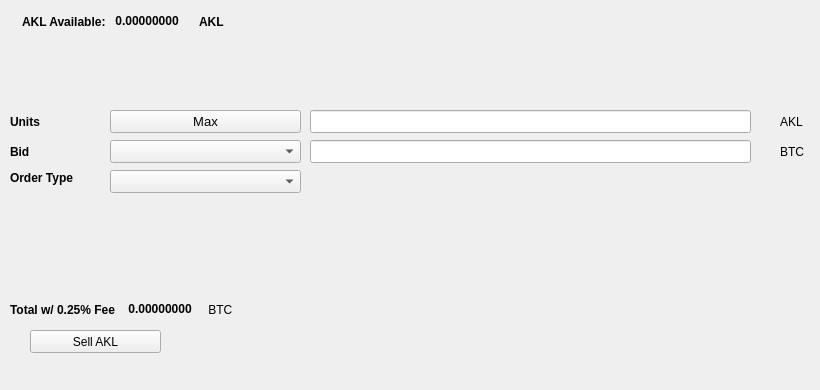
   <widget class="QWidget" name="SellTab">
    <attribute name="title">
     <string>Sell</string>
    </attribute>
    <widget class="QLabel" name="label_16">
     <property name="geometry">
      <rect>
       <x>780</x>
       <y>140</y>
       <width>31</width>
       <height>23</height>
      </rect>
     </property>
     <property name="text">
      <string>BTC</string>
     </property>
    </widget>
    <widget class="QComboBox" name="SellBidcomboBox">
     <property name="geometry">
      <rect>
       <x>110</x>
       <y>140</y>
       <width>191</width>
       <height>23</height>
      </rect>
     </property>
     <property name="font">
      <font>
       <pointsize>10</pointsize>
      </font>
     </property>
    </widget>
    <widget class="QLabel" name="label_18">
     <property name="geometry">
      <rect>
       <x>10</x>
       <y>110</y>
       <width>46</width>
       <height>23</height>
      </rect>
     </property>
     <property name="font">
      <font>
       <weight>75</weight>
       <bold>true</bold>
      </font>
     </property>
     <property name="text">
      <string>Units</string>
     </property>
    </widget>
    <widget class="QPushButton" name="Sell_Max_Amount">
     <property name="geometry">
      <rect>
       <x>110</x>
       <y>110</y>
       <width>191</width>
       <height>23</height>
      </rect>
     </property>
     <property name="font">
      <font>
       <pointsize>10</pointsize>
      </font>
     </property>
     <property name="text">
      <string>Max</string>
     </property>
    </widget>
    <widget class="QLabel" name="label_20">
     <property name="geometry">
      <rect>
       <x>10</x>
       <y>170</y>
       <width>91</width>
       <height>16</height>
      </rect>
     </property>
     <property name="font">
      <font>
       <weight>75</weight>
       <bold>true</bold>
      </font>
     </property>
     <property name="text">
      <string>Order Type</string>
     </property>
    </widget>
    <widget class="QComboBox" name="SellOrdertypeCombo">
     <property name="geometry">
      <rect>
       <x>110</x>
       <y>170</y>
       <width>191</width>
       <height>23</height>
      </rect>
     </property>
     <property name="font">
      <font>
       <pointsize>10</pointsize>
      </font>
     </property>
    </widget>
    <widget class="QLabel" name="label_21">
     <property name="geometry">
      <rect>
       <x>10</x>
       <y>140</y>
       <width>46</width>
       <height>23</height>
      </rect>
     </property>
     <property name="font">
      <font>
       <weight>75</weight>
       <bold>true</bold>
      </font>
     </property>
     <property name="text">
      <string>Bid</string>
     </property>
    </widget>
    <widget class="QLabel" name="label_22">
     <property name="geometry">
      <rect>
       <x>780</x>
       <y>110</y>
       <width>31</width>
       <height>23</height>
      </rect>
     </property>
     <property name="text">
      <string>AKL</string>
     </property>
    </widget>
    <widget class="QLineEdit" name="UnitsInputAKL">
     <property name="geometry">
      <rect>
       <x>310</x>
       <y>110</y>
       <width>441</width>
       <height>23</height>
      </rect>
     </property>
     <property name="font">
      <font>
       <pointsize>9</pointsize>
       <weight>75</weight>
       <bold>true</bold>
      </font>
     </property>
    </widget>
    <widget class="QLineEdit" name="SellBidPriceEdit">
     <property name="geometry">
      <rect>
       <x>310</x>
       <y>140</y>
       <width>441</width>
       <height>23</height>
      </rect>
     </property>
     <property name="font">
      <font>
       <pointsize>9</pointsize>
       <weight>75</weight>
       <bold>true</bold>
      </font>
     </property>
    </widget>
    <widget class="QPushButton" name="SellAKLBTN">
     <property name="geometry">
      <rect>
       <x>30</x>
       <y>330</y>
       <width>131</width>
       <height>23</height>
      </rect>
     </property>
     <property name="text">
      <string>Sell AKL</string>
     </property>
     <property name="icon">
      <iconset resource="../akula">
       <normaloff>:/icons/bitcoin</normaloff>:/icons/bitcoin</iconset>
     </property>
    </widget>
    <widget class="QWidget" name="layoutWidget3">
     <property name="geometry">
      <rect>
       <x>22</x>
       <y>12</y>
       <width>258</width>
       <height>19</height>
      </rect>
     </property>
     <layout class="QHBoxLayout" name="horizontalLayout">
      <item>
       <widget class="QLabel" name="label232_2">
        <property name="font">
         <font>
          <weight>75</weight>
          <bold>true</bold>
         </font>
        </property>
        <property name="text">
         <string>AKL Available:</string>
        </property>
       </widget>
      </item>
      <item>
       <widget class="QLabel" name="AKLAvailableLabel">
        <property name="palette">
         <palette>
          <active>
           <colorrole role="WindowText">
            <brush brushstyle="SolidPattern">
             <color alpha="255">
              <red>0</red>
              <green>0</green>
              <blue>0</blue>
             </color>
            </brush>
           </colorrole>
           <colorrole role="Button">
            <brush brushstyle="SolidPattern">
             <color alpha="255">
              <red>0</red>
              <green>170</green>
              <blue>0</blue>
             </color>
            </brush>
           </colorrole>
           <colorrole role="Light">
            <brush brushstyle="SolidPattern">
             <color alpha="255">
              <red>0</red>
              <green>255</green>
              <blue>0</blue>
             </color>
            </brush>
           </colorrole>
           <colorrole role="Midlight">
            <brush brushstyle="SolidPattern">
             <color alpha="255">
              <red>0</red>
              <green>212</green>
              <blue>0</blue>
             </color>
            </brush>
           </colorrole>
           <colorrole role="Dark">
            <brush brushstyle="SolidPattern">
             <color alpha="255">
              <red>0</red>
              <green>85</green>
              <blue>0</blue>
             </color>
            </brush>
           </colorrole>
           <colorrole role="Mid">
            <brush brushstyle="SolidPattern">
             <color alpha="255">
              <red>0</red>
              <green>113</green>
              <blue>0</blue>
             </color>
            </brush>
           </colorrole>
           <colorrole role="Text">
            <brush brushstyle="SolidPattern">
             <color alpha="255">
              <red>0</red>
              <green>170</green>
              <blue>0</blue>
             </color>
            </brush>
           </colorrole>
           <colorrole role="BrightText">
            <brush brushstyle="SolidPattern">
             <color alpha="255">
              <red>255</red>
              <green>255</green>
              <blue>255</blue>
             </color>
            </brush>
           </colorrole>
           <colorrole role="ButtonText">
            <brush brushstyle="SolidPattern">
             <color alpha="255">
              <red>0</red>
              <green>0</green>
              <blue>0</blue>
             </color>
            </brush>
           </colorrole>
           <colorrole role="Base">
            <brush brushstyle="SolidPattern">
             <color alpha="255">
              <red>255</red>
              <green>255</green>
              <blue>255</blue>
             </color>
            </brush>
           </colorrole>
           <colorrole role="Window">
            <brush brushstyle="SolidPattern">
             <color alpha="255">
              <red>0</red>
              <green>170</green>
              <blue>0</blue>
             </color>
            </brush>
           </colorrole>
           <colorrole role="Shadow">
            <brush brushstyle="SolidPattern">
             <color alpha="255">
              <red>0</red>
              <green>0</green>
              <blue>0</blue>
             </color>
            </brush>
           </colorrole>
           <colorrole role="AlternateBase">
            <brush brushstyle="SolidPattern">
             <color alpha="255">
              <red>127</red>
              <green>212</green>
              <blue>127</blue>
             </color>
            </brush>
           </colorrole>
           <colorrole role="ToolTipBase">
            <brush brushstyle="SolidPattern">
             <color alpha="255">
              <red>255</red>
              <green>255</green>
              <blue>220</blue>
             </color>
            </brush>
           </colorrole>
           <colorrole role="ToolTipText">
            <brush brushstyle="SolidPattern">
             <color alpha="255">
              <red>0</red>
              <green>0</green>
              <blue>0</blue>
             </color>
            </brush>
           </colorrole>
          </active>
          <inactive>
           <colorrole role="WindowText">
            <brush brushstyle="SolidPattern">
             <color alpha="255">
              <red>0</red>
              <green>0</green>
              <blue>0</blue>
             </color>
            </brush>
           </colorrole>
           <colorrole role="Button">
            <brush brushstyle="SolidPattern">
             <color alpha="255">
              <red>0</red>
              <green>170</green>
              <blue>0</blue>
             </color>
            </brush>
           </colorrole>
           <colorrole role="Light">
            <brush brushstyle="SolidPattern">
             <color alpha="255">
              <red>0</red>
              <green>255</green>
              <blue>0</blue>
             </color>
            </brush>
           </colorrole>
           <colorrole role="Midlight">
            <brush brushstyle="SolidPattern">
             <color alpha="255">
              <red>0</red>
              <green>212</green>
              <blue>0</blue>
             </color>
            </brush>
           </colorrole>
           <colorrole role="Dark">
            <brush brushstyle="SolidPattern">
             <color alpha="255">
              <red>0</red>
              <green>85</green>
              <blue>0</blue>
             </color>
            </brush>
           </colorrole>
           <colorrole role="Mid">
            <brush brushstyle="SolidPattern">
             <color alpha="255">
              <red>0</red>
              <green>113</green>
              <blue>0</blue>
             </color>
            </brush>
           </colorrole>
           <colorrole role="Text">
            <brush brushstyle="SolidPattern">
             <color alpha="255">
              <red>0</red>
              <green>170</green>
              <blue>0</blue>
             </color>
            </brush>
           </colorrole>
           <colorrole role="BrightText">
            <brush brushstyle="SolidPattern">
             <color alpha="255">
              <red>255</red>
              <green>255</green>
              <blue>255</blue>
             </color>
            </brush>
           </colorrole>
           <colorrole role="ButtonText">
            <brush brushstyle="SolidPattern">
             <color alpha="255">
              <red>0</red>
              <green>0</green>
              <blue>0</blue>
             </color>
            </brush>
           </colorrole>
           <colorrole role="Base">
            <brush brushstyle="SolidPattern">
             <color alpha="255">
              <red>255</red>
              <green>255</green>
              <blue>255</blue>
             </color>
            </brush>
           </colorrole>
           <colorrole role="Window">
            <brush brushstyle="SolidPattern">
             <color alpha="255">
              <red>0</red>
              <green>170</green>
              <blue>0</blue>
             </color>
            </brush>
           </colorrole>
           <colorrole role="Shadow">
            <brush brushstyle="SolidPattern">
             <color alpha="255">
              <red>0</red>
              <green>0</green>
              <blue>0</blue>
             </color>
            </brush>
           </colorrole>
           <colorrole role="AlternateBase">
            <brush brushstyle="SolidPattern">
             <color alpha="255">
              <red>127</red>
              <green>212</green>
              <blue>127</blue>
             </color>
            </brush>
           </colorrole>
           <colorrole role="ToolTipBase">
            <brush brushstyle="SolidPattern">
             <color alpha="255">
              <red>255</red>
              <green>255</green>
              <blue>220</blue>
             </color>
            </brush>
           </colorrole>
           <colorrole role="ToolTipText">
            <brush brushstyle="SolidPattern">
             <color alpha="255">
              <red>0</red>
              <green>0</green>
              <blue>0</blue>
             </color>
            </brush>
           </colorrole>
          </inactive>
          <disabled>
           <colorrole role="WindowText">
            <brush brushstyle="SolidPattern">
             <color alpha="255">
              <red>0</red>
              <green>85</green>
              <blue>0</blue>
             </color>
            </brush>
           </colorrole>
           <colorrole role="Button">
            <brush brushstyle="SolidPattern">
             <color alpha="255">
              <red>0</red>
              <green>170</green>
              <blue>0</blue>
             </color>
            </brush>
           </colorrole>
           <colorrole role="Light">
            <brush brushstyle="SolidPattern">
             <color alpha="255">
              <red>0</red>
              <green>255</green>
              <blue>0</blue>
             </color>
            </brush>
           </colorrole>
           <colorrole role="Midlight">
            <brush brushstyle="SolidPattern">
             <color alpha="255">
              <red>0</red>
              <green>212</green>
              <blue>0</blue>
             </color>
            </brush>
           </colorrole>
           <colorrole role="Dark">
            <brush brushstyle="SolidPattern">
             <color alpha="255">
              <red>0</red>
              <green>85</green>
              <blue>0</blue>
             </color>
            </brush>
           </colorrole>
           <colorrole role="Mid">
            <brush brushstyle="SolidPattern">
             <color alpha="255">
              <red>0</red>
              <green>113</green>
              <blue>0</blue>
             </color>
            </brush>
           </colorrole>
           <colorrole role="Text">
            <brush brushstyle="SolidPattern">
             <color alpha="255">
              <red>0</red>
              <green>85</green>
              <blue>0</blue>
             </color>
            </brush>
           </colorrole>
           <colorrole role="BrightText">
            <brush brushstyle="SolidPattern">
             <color alpha="255">
              <red>255</red>
              <green>255</green>
              <blue>255</blue>
             </color>
            </brush>
           </colorrole>
           <colorrole role="ButtonText">
            <brush brushstyle="SolidPattern">
             <color alpha="255">
              <red>0</red>
              <green>85</green>
              <blue>0</blue>
             </color>
            </brush>
           </colorrole>
           <colorrole role="Base">
            <brush brushstyle="SolidPattern">
             <color alpha="255">
              <red>0</red>
              <green>170</green>
              <blue>0</blue>
             </color>
            </brush>
           </colorrole>
           <colorrole role="Window">
            <brush brushstyle="SolidPattern">
             <color alpha="255">
              <red>0</red>
              <green>170</green>
              <blue>0</blue>
             </color>
            </brush>
           </colorrole>
           <colorrole role="Shadow">
            <brush brushstyle="SolidPattern">
             <color alpha="255">
              <red>0</red>
              <green>0</green>
              <blue>0</blue>
             </color>
            </brush>
           </colorrole>
           <colorrole role="AlternateBase">
            <brush brushstyle="SolidPattern">
             <color alpha="255">
              <red>0</red>
              <green>170</green>
              <blue>0</blue>
             </color>
            </brush>
           </colorrole>
           <colorrole role="ToolTipBase">
            <brush brushstyle="SolidPattern">
             <color alpha="255">
              <red>255</red>
              <green>255</green>
              <blue>220</blue>
             </color>
            </brush>
           </colorrole>
           <colorrole role="ToolTipText">
            <brush brushstyle="SolidPattern">
             <color alpha="255">
              <red>0</red>
              <green>0</green>
              <blue>0</blue>
             </color>
            </brush>
           </colorrole>
          </disabled>
         </palette>
        </property>
        <property name="font">
         <font>
          <weight>75</weight>
          <bold>true</bold>
         </font>
        </property>
        <property name="text">
         <string> 0.00000000 </string>
        </property>
        <property name="textInteractionFlags">
         <set>Qt::LinksAccessibleByMouse|Qt::TextSelectableByKeyboard|Qt::TextSelectableByMouse</set>
        </property>
       </widget>
      </item>
      <item>
       <widget class="QLabel" name="labelAKL">
        <property name="font">
         <font>
          <weight>75</weight>
          <bold>true</bold>
         </font>
        </property>
        <property name="text">
         <string>AKL</string>
        </property>
       </widget>
      </item>
     </layout>
    </widget>
    <widget class="QWidget" name="layoutWidget">
     <property name="geometry">
      <rect>
       <x>10</x>
       <y>300</y>
       <width>268</width>
       <height>19</height>
      </rect>
     </property>
     <layout class="QHBoxLayout" name="horizontalLayout_2">
      <item>
       <widget class="QLabel" name="label_19">
        <property name="font">
         <font>
          <weight>75</weight>
          <bold>true</bold>
         </font>
        </property>
        <property name="text">
         <string>Total w/ 0.25% Fee </string>
        </property>
       </widget>
      </item>
      <item>
       <widget class="QLabel" name="SellCostLabel">
        <property name="palette">
         <palette>
          <active>
           <colorrole role="WindowText">
            <brush brushstyle="SolidPattern">
             <color alpha="255">
              <red>0</red>
              <green>0</green>
              <blue>0</blue>
             </color>
            </brush>
           </colorrole>
           <colorrole role="Button">
            <brush brushstyle="SolidPattern">
             <color alpha="255">
              <red>0</red>
              <green>170</green>
              <blue>0</blue>
             </color>
            </brush>
           </colorrole>
           <colorrole role="Light">
            <brush brushstyle="SolidPattern">
             <color alpha="255">
              <red>0</red>
              <green>255</green>
              <blue>0</blue>
             </color>
            </brush>
           </colorrole>
           <colorrole role="Midlight">
            <brush brushstyle="SolidPattern">
             <color alpha="255">
              <red>0</red>
              <green>212</green>
              <blue>0</blue>
             </color>
            </brush>
           </colorrole>
           <colorrole role="Dark">
            <brush brushstyle="SolidPattern">
             <color alpha="255">
              <red>0</red>
              <green>85</green>
              <blue>0</blue>
             </color>
            </brush>
           </colorrole>
           <colorrole role="Mid">
            <brush brushstyle="SolidPattern">
             <color alpha="255">
              <red>0</red>
              <green>113</green>
              <blue>0</blue>
             </color>
            </brush>
           </colorrole>
           <colorrole role="Text">
            <brush brushstyle="SolidPattern">
             <color alpha="255">
              <red>0</red>
              <green>170</green>
              <blue>0</blue>
             </color>
            </brush>
           </colorrole>
           <colorrole role="BrightText">
            <brush brushstyle="SolidPattern">
             <color alpha="255">
              <red>255</red>
              <green>255</green>
              <blue>255</blue>
             </color>
            </brush>
           </colorrole>
           <colorrole role="ButtonText">
            <brush brushstyle="SolidPattern">
             <color alpha="255">
              <red>0</red>
              <green>0</green>
              <blue>0</blue>
             </color>
            </brush>
           </colorrole>
           <colorrole role="Base">
            <brush brushstyle="SolidPattern">
             <color alpha="255">
              <red>255</red>
              <green>255</green>
              <blue>255</blue>
             </color>
            </brush>
           </colorrole>
           <colorrole role="Window">
            <brush brushstyle="SolidPattern">
             <color alpha="255">
              <red>0</red>
              <green>170</green>
              <blue>0</blue>
             </color>
            </brush>
           </colorrole>
           <colorrole role="Shadow">
            <brush brushstyle="SolidPattern">
             <color alpha="255">
              <red>0</red>
              <green>0</green>
              <blue>0</blue>
             </color>
            </brush>
           </colorrole>
           <colorrole role="AlternateBase">
            <brush brushstyle="SolidPattern">
             <color alpha="255">
              <red>127</red>
              <green>212</green>
              <blue>127</blue>
             </color>
            </brush>
           </colorrole>
           <colorrole role="ToolTipBase">
            <brush brushstyle="SolidPattern">
             <color alpha="255">
              <red>255</red>
              <green>255</green>
              <blue>220</blue>
             </color>
            </brush>
           </colorrole>
           <colorrole role="ToolTipText">
            <brush brushstyle="SolidPattern">
             <color alpha="255">
              <red>0</red>
              <green>0</green>
              <blue>0</blue>
             </color>
            </brush>
           </colorrole>
          </active>
          <inactive>
           <colorrole role="WindowText">
            <brush brushstyle="SolidPattern">
             <color alpha="255">
              <red>0</red>
              <green>0</green>
              <blue>0</blue>
             </color>
            </brush>
           </colorrole>
           <colorrole role="Button">
            <brush brushstyle="SolidPattern">
             <color alpha="255">
              <red>0</red>
              <green>170</green>
              <blue>0</blue>
             </color>
            </brush>
           </colorrole>
           <colorrole role="Light">
            <brush brushstyle="SolidPattern">
             <color alpha="255">
              <red>0</red>
              <green>255</green>
              <blue>0</blue>
             </color>
            </brush>
           </colorrole>
           <colorrole role="Midlight">
            <brush brushstyle="SolidPattern">
             <color alpha="255">
              <red>0</red>
              <green>212</green>
              <blue>0</blue>
             </color>
            </brush>
           </colorrole>
           <colorrole role="Dark">
            <brush brushstyle="SolidPattern">
             <color alpha="255">
              <red>0</red>
              <green>85</green>
              <blue>0</blue>
             </color>
            </brush>
           </colorrole>
           <colorrole role="Mid">
            <brush brushstyle="SolidPattern">
             <color alpha="255">
              <red>0</red>
              <green>113</green>
              <blue>0</blue>
             </color>
            </brush>
           </colorrole>
           <colorrole role="Text">
            <brush brushstyle="SolidPattern">
             <color alpha="255">
              <red>0</red>
              <green>170</green>
              <blue>0</blue>
             </color>
            </brush>
           </colorrole>
           <colorrole role="BrightText">
            <brush brushstyle="SolidPattern">
             <color alpha="255">
              <red>255</red>
              <green>255</green>
              <blue>255</blue>
             </color>
            </brush>
           </colorrole>
           <colorrole role="ButtonText">
            <brush brushstyle="SolidPattern">
             <color alpha="255">
              <red>0</red>
              <green>0</green>
              <blue>0</blue>
             </color>
            </brush>
           </colorrole>
           <colorrole role="Base">
            <brush brushstyle="SolidPattern">
             <color alpha="255">
              <red>255</red>
              <green>255</green>
              <blue>255</blue>
             </color>
            </brush>
           </colorrole>
           <colorrole role="Window">
            <brush brushstyle="SolidPattern">
             <color alpha="255">
              <red>0</red>
              <green>170</green>
              <blue>0</blue>
             </color>
            </brush>
           </colorrole>
           <colorrole role="Shadow">
            <brush brushstyle="SolidPattern">
             <color alpha="255">
              <red>0</red>
              <green>0</green>
              <blue>0</blue>
             </color>
            </brush>
           </colorrole>
           <colorrole role="AlternateBase">
            <brush brushstyle="SolidPattern">
             <color alpha="255">
              <red>127</red>
              <green>212</green>
              <blue>127</blue>
             </color>
            </brush>
           </colorrole>
           <colorrole role="ToolTipBase">
            <brush brushstyle="SolidPattern">
             <color alpha="255">
              <red>255</red>
              <green>255</green>
              <blue>220</blue>
             </color>
            </brush>
           </colorrole>
           <colorrole role="ToolTipText">
            <brush brushstyle="SolidPattern">
             <color alpha="255">
              <red>0</red>
              <green>0</green>
              <blue>0</blue>
             </color>
            </brush>
           </colorrole>
          </inactive>
          <disabled>
           <colorrole role="WindowText">
            <brush brushstyle="SolidPattern">
             <color alpha="255">
              <red>0</red>
              <green>85</green>
              <blue>0</blue>
             </color>
            </brush>
           </colorrole>
           <colorrole role="Button">
            <brush brushstyle="SolidPattern">
             <color alpha="255">
              <red>0</red>
              <green>170</green>
              <blue>0</blue>
             </color>
            </brush>
           </colorrole>
           <colorrole role="Light">
            <brush brushstyle="SolidPattern">
             <color alpha="255">
              <red>0</red>
              <green>255</green>
              <blue>0</blue>
             </color>
            </brush>
           </colorrole>
           <colorrole role="Midlight">
            <brush brushstyle="SolidPattern">
             <color alpha="255">
              <red>0</red>
              <green>212</green>
              <blue>0</blue>
             </color>
            </brush>
           </colorrole>
           <colorrole role="Dark">
            <brush brushstyle="SolidPattern">
             <color alpha="255">
              <red>0</red>
              <green>85</green>
              <blue>0</blue>
             </color>
            </brush>
           </colorrole>
           <colorrole role="Mid">
            <brush brushstyle="SolidPattern">
             <color alpha="255">
              <red>0</red>
              <green>113</green>
              <blue>0</blue>
             </color>
            </brush>
           </colorrole>
           <colorrole role="Text">
            <brush brushstyle="SolidPattern">
             <color alpha="255">
              <red>0</red>
              <green>85</green>
              <blue>0</blue>
             </color>
            </brush>
           </colorrole>
           <colorrole role="BrightText">
            <brush brushstyle="SolidPattern">
             <color alpha="255">
              <red>255</red>
              <green>255</green>
              <blue>255</blue>
             </color>
            </brush>
           </colorrole>
           <colorrole role="ButtonText">
            <brush brushstyle="SolidPattern">
             <color alpha="255">
              <red>0</red>
              <green>85</green>
              <blue>0</blue>
             </color>
            </brush>
           </colorrole>
           <colorrole role="Base">
            <brush brushstyle="SolidPattern">
             <color alpha="255">
              <red>0</red>
              <green>170</green>
              <blue>0</blue>
             </color>
            </brush>
           </colorrole>
           <colorrole role="Window">
            <brush brushstyle="SolidPattern">
             <color alpha="255">
              <red>0</red>
              <green>170</green>
              <blue>0</blue>
             </color>
            </brush>
           </colorrole>
           <colorrole role="Shadow">
            <brush brushstyle="SolidPattern">
             <color alpha="255">
              <red>0</red>
              <green>0</green>
              <blue>0</blue>
             </color>
            </brush>
           </colorrole>
           <colorrole role="AlternateBase">
            <brush brushstyle="SolidPattern">
             <color alpha="255">
              <red>0</red>
              <green>170</green>
              <blue>0</blue>
             </color>
            </brush>
           </colorrole>
           <colorrole role="ToolTipBase">
            <brush brushstyle="SolidPattern">
             <color alpha="255">
              <red>255</red>
              <green>255</green>
              <blue>220</blue>
             </color>
            </brush>
           </colorrole>
           <colorrole role="ToolTipText">
            <brush brushstyle="SolidPattern">
             <color alpha="255">
              <red>0</red>
              <green>0</green>
              <blue>0</blue>
             </color>
            </brush>
           </colorrole>
          </disabled>
         </palette>
        </property>
        <property name="font">
         <font>
          <weight>75</weight>
          <bold>true</bold>
         </font>
        </property>
        <property name="autoFillBackground">
         <bool>false</bool>
        </property>
        <property name="text">
         <string> 0.00000000</string>
        </property>
        <property name="textInteractionFlags">
         <set>Qt::LinksAccessibleByMouse|Qt::TextSelectableByMouse</set>
        </property>
       </widget>
      </item>
      <item>
       <widget class="QLabel" name="label_17">
        <property name="font">
         <font>
          <weight>50</weight>
          <bold>false</bold>
         </font>
        </property>
        <property name="text">
         <string> BTC</string>
        </property>
       </widget>
      </item>
     </layout>
    </widget>
    <widget class="QLabel" name="label_23">
     <property name="geometry">
      <rect>
       <x>460</x>
       <y>300</y>
       <width>281</width>
       <height>81</height>
      </rect>
     </property>
     <property name="text">
      <string/>
     </property>
     <property name="pixmap">
      <pixmap>:/images/bittrex</pixmap>
     </property>
    </widget>
   </widget>
